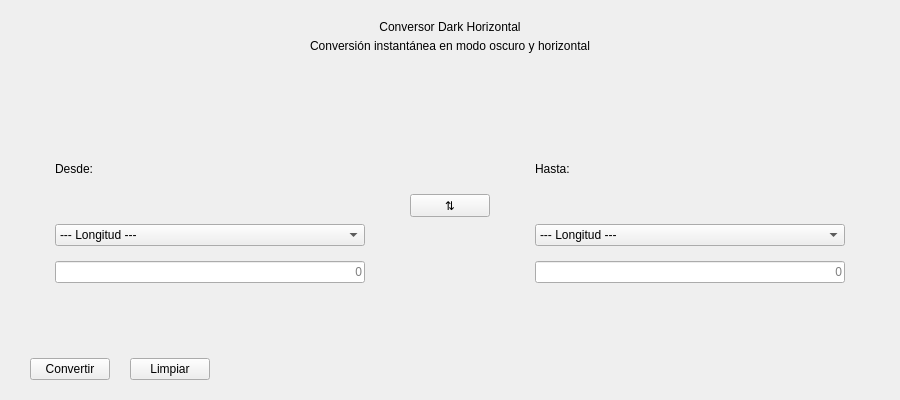
<?xml version="1.0" encoding="UTF-8"?>
<ui version="4.0">
 <class>ConverterHorizontalDarkReady</class>
 <widget class="QWidget" name="ConverterHorizontalDarkReady">
  <property name="geometry">
   <rect>
    <x>0</x>
    <y>0</y>
    <width>900</width>
    <height>400</height>
   </rect>
  </property>
  <property name="minimumSize">
   <size>
    <width>700</width>
    <height>350</height>
   </size>
  </property>
  <property name="windowTitle">
   <string>Conversor Dark - Ready to Use</string>
  </property>
  <property name="styleSheet">
   <string notr="true">/* ===== MODO OSCURO + HORIZONTAL + OPCIONES CARGADAS ===== */

#ConverterHorizontalDarkReady {
    background: qlineargradient(x1:0, y1:0, x2:1, y2:1,
        stop:0 #0f172a, stop:1 #1e293b);
    border-radius: 16px;
}

#headerFrame {
    background: qlineargradient(x1:0, y1:0, x2:1, y2:0,
        stop:0 #1e40af, stop:1 #3b82f6);
    border-radius: 16px 16px 0 0;
    padding: 20px;
}

#titleLabel {
    color: #f8fafc;
    font-size: 28px;
    font-weight: 700;
}

#subtitleLabel {
    color: rgba(248, 250, 252, 0.8);
    font-size: 14px;
}

#contentFrame {
    background: rgba(30, 41, 59, 0.6);
    border: 1px solid rgba(59, 130, 246, 0.2);
    border-radius: 16px;
    margin: 20px;
    
    backdrop-filter: blur(10px);
    box-shadow: 0 8px 32px rgba(0, 0, 0, 0.3);
}

#leftFrame, #rightFrame {
    background: rgba(15, 23, 42, 0.5);
    border: 1px solid rgba(59, 130, 246, 0.3);
    border-radius: 16px;
    padding: 25px;
    
    backdrop-filter: blur(5px);
    box-shadow: 4px 4px 16px rgba(0, 0, 0, 0.3);
}

#inputLineEdit, #outputLineEdit {
    background: transparent;
    color: #f8fafc;
    border: none;
    border-bottom: 2px solid rgba(59, 130, 246, 0.4);
    border-radius: 0px;
    padding: 14px 0px;
    font-size: clamp(20px, 3vw, 32px);
    font-weight: 500;
    
    selection-background-color: #3b82f6;
    selection-color: #ffffff;
}

#inputLineEdit:focus, #outputLineEdit:focus {
    border-bottom-color: #60a5fa;
    box-shadow: 0 2px 12px rgba(96, 165, 250, 0.3);
}

#inputLineEdit::placeholder, #outputLineEdit::placeholder {
    color: #64748b;
    font-style: italic;
}

/* ===== COMBOS CON OPCIONES CARGADAS ===== */
#comboFrom, #comboTo {
    background: rgba(30, 41, 59, 0.8);
    color: #e2e8f0;
    border: 1px solid rgba(59, 130, 246, 0.4);
    border-radius: 12px;
    padding: 12px 16px;
    font-size: 14px;
    font-weight: 500;
    
    box-shadow: 0 2px 8px rgba(0, 0, 0, 0.3);
}

#comboFrom:hover, #comboTo:hover {
    border-color: rgba(96, 165, 250, 0.6);
    box-shadow: 0 4px 12px rgba(96, 165, 250, 0.2);
}

/* ===== ITEMS DEL COMBO (MODO OSCURO) ===== */
#comboFrom::item, #comboTo::item {
    background: #1e293b;
    color: #e2e8f0;
    padding: 8px 12px;
}

#comboFrom::item:selected, #comboTo::item:selected {
    background: #3b82f6;
    color: #ffffff;
}

#comboFrom::item:hover, #comboTo::item:hover {
    background: rgba(59, 130, 246, 0.2);
}

/* ===== BOTÓN SWAPPER ===== */
#btnSwap {
    background: qlineargradient(x1:0, y1:0, x2:1, y2:0,
        stop:0 #10b981, stop:1 #059669);
    color: #ffffff;
    border: none;
    border-radius: 50%;
    width: 56px;
    height: 56px;
    font-size: 24px;
    font-weight: 700;
    
    box-shadow: 0 4px 20px rgba(16, 185, 129, 0.4);
    transition: all 0.3s cubic-bezier(0.4, 0, 0.2, 1);
}

#btnSwap:hover {
    transform: rotate(180deg) scale(1.15);
    box-shadow: 0 6px 25px rgba(16, 185, 129, 0.5);
}

/* ===== BOTONES DE ACCIÓN ===== */
#btnConvert, #btnClear {
    background: qlineargradient(x1:0, y1:0, x2:1, y2:0,
        stop:0 #3b82f6, stop:1 #2563eb);
    color: #ffffff;
    border: none;
    border-radius: 12px;
    padding: 16px 32px;
    font-size: 16px;
    font-weight: 600;
    min-width: 120px;
    
    box-shadow: 0 4px 20px rgba(59, 130, 246, 0.4);
    transition: all 0.3s cubic-bezier(0.4, 0, 0.2, 1);
}

#btnConvert:hover, #btnClear:hover {
    background: qlineargradient(x1:0, y1:0, x2:1, y2:0,
        stop:0 #60a5fa, stop:1 #3b82f6);
    transform: translateY(-3px);
    box-shadow: 0 6px 25px rgba(59, 130, 246, 0.5);
}

/* ===== ETIQUETAS OSCURAS ===== */
#fromLabel, #toLabel {
    color: #94a3b8;
    font-size: 14px;
    font-weight: 600;
    padding-bottom: 8px;
}

/* ===== SCROLLBARS OSCUROS ===== */
QScrollBar:vertical {
    background: transparent;
    width: 8px;
    border-radius: 4px;
}

QScrollBar::handle:vertical {
    background: rgba(96, 165, 250, 0.6);
    border-radius: 4px;
    min-height: 30px;
}

QScrollBar::handle:vertical:hover {
    background: rgba(96, 165, 250, 0.8);
    transform: scale(1.1);
}

/* ===== RESPONSIVE ===== */
@media screen and (max-width: 800px) {
    #inputLineEdit, #outputLineEdit {
        font-size: 24px;
    }
    
    #btnConvert, #btnClear {
        padding: 12px 24px;
        font-size: 14px;
    }
}
</string>
  </property>
  <layout class="QVBoxLayout" name="mainLayout">
   <property name="spacing">
    <number>0</number>
   </property>
   <property name="leftMargin">
    <number>0</number>
   </property>
   <property name="topMargin">
    <number>0</number>
   </property>
   <property name="rightMargin">
    <number>0</number>
   </property>
   <property name="bottomMargin">
    <number>0</number>
   </property>
   <item>
    <widget class="QFrame" name="headerFrame">
     <property name="sizePolicy">
      <sizepolicy hsizetype="Preferred" vsizetype="Preferred">
       <horstretch>0</horstretch>
       <verstretch>0</verstretch>
      </sizepolicy>
     </property>
     <layout class="QVBoxLayout" name="headerLayout">
      <property name="spacing">
       <number>5</number>
      </property>
      <property name="leftMargin">
       <number>30</number>
      </property>
      <property name="topMargin">
       <number>20</number>
      </property>
      <property name="rightMargin">
       <number>30</number>
      </property>
      <property name="bottomMargin">
       <number>20</number>
      </property>
      <item>
       <widget class="QLabel" name="titleLabel">
        <property name="text">
         <string>Conversor Dark Horizontal</string>
        </property>
        <property name="alignment">
         <set>Qt::AlignCenter</set>
        </property>
       </widget>
      </item>
      <item>
       <widget class="QLabel" name="subtitleLabel">
        <property name="text">
         <string>Conversión instantánea en modo oscuro y horizontal</string>
        </property>
        <property name="alignment">
         <set>Qt::AlignCenter</set>
        </property>
       </widget>
      </item>
     </layout>
    </widget>
   </item>
   <item>
    <widget class="QFrame" name="contentFrame">
     <property name="sizePolicy">
      <sizepolicy hsizetype="Preferred" vsizetype="Expanding">
       <horstretch>0</horstretch>
       <verstretch>0</verstretch>
      </sizepolicy>
     </property>
     <layout class="QHBoxLayout" name="horizontalLayout">
      <property name="spacing">
       <number>20</number>
      </property>
      <property name="leftMargin">
       <number>30</number>
      </property>
      <property name="topMargin">
       <number>30</number>
      </property>
      <property name="rightMargin">
       <number>30</number>
      </property>
      <property name="bottomMargin">
       <number>30</number>
      </property>
      <item>
       <widget class="QFrame" name="leftFrame">
        <property name="sizePolicy">
         <sizepolicy hsizetype="Preferred" vsizetype="Preferred">
          <horstretch>1</horstretch>
          <verstretch>0</verstretch>
         </sizepolicy>
        </property>
        <layout class="QVBoxLayout" name="leftLayout">
         <property name="spacing">
          <number>15</number>
         </property>
         <property name="leftMargin">
          <number>25</number>
         </property>
         <property name="topMargin">
          <number>25</number>
         </property>
         <property name="rightMargin">
          <number>25</number>
         </property>
         <property name="bottomMargin">
          <number>25</number>
         </property>
         <item>
          <widget class="QLabel" name="fromLabel">
           <property name="text">
            <string>Desde:</string>
           </property>
          </widget>
         </item>
         <item>
          <widget class="QComboBox" name="comboFrom">
           <property name="sizePolicy">
            <sizepolicy hsizetype="Preferred" vsizetype="Fixed">
             <horstretch>0</horstretch>
             <verstretch>0</verstretch>
            </sizepolicy>
           </property>
           <item>
            <property name="text">
             <string>--- Longitud ---</string>
            </property>
           </item>
           <item>
            <property name="text">
             <string>Metros</string>
            </property>
           </item>
           <item>
            <property name="text">
             <string>Centímetros</string>
            </property>
           </item>
           <item>
            <property name="text">
             <string>Milímetros</string>
            </property>
           </item>
           <item>
            <property name="text">
             <string>Kilómetros</string>
            </property>
           </item>
           <item>
            <property name="text">
             <string>Pies</string>
            </property>
           </item>
           <item>
            <property name="text">
             <string>Pulgadas</string>
            </property>
           </item>
           <item>
            <property name="text">
             <string>--- Masa ---</string>
            </property>
           </item>
           <item>
            <property name="text">
             <string>Kilogramos</string>
            </property>
           </item>
           <item>
            <property name="text">
             <string>Gramos</string>
            </property>
           </item>
           <item>
            <property name="text">
             <string>Miligramos</string>
            </property>
           </item>
           <item>
            <property name="text">
             <string>Libras</string>
            </property>
           </item>
           <item>
            <property name="text">
             <string>Onzas</string>
            </property>
           </item>
           <item>
            <property name="text">
             <string>--- Temperatura ---</string>
            </property>
           </item>
           <item>
            <property name="text">
             <string>Celsius</string>
            </property>
           </item>
           <item>
            <property name="text">
             <string>Fahrenheit</string>
            </property>
           </item>
           <item>
            <property name="text">
             <string>Kelvin</string>
            </property>
           </item>
           <item>
            <property name="text">
             <string>--- Volumen ---</string>
            </property>
           </item>
           <item>
            <property name="text">
             <string>Litros</string>
            </property>
           </item>
           <item>
            <property name="text">
             <string>Mililitros</string>
            </property>
           </item>
           <item>
            <property name="text">
             <string>Galones</string>
            </property>
           </item>
           <item>
            <property name="text">
             <string>Onzas líquidas</string>
            </property>
           </item>
           <item>
            <property name="text">
             <string>--- Velocidad ---</string>
            </property>
           </item>
           <item>
            <property name="text">
             <string>m/s</string>
            </property>
           </item>
           <item>
            <property name="text">
             <string>km/h</string>
            </property>
           </item>
           <item>
            <property name="text">
             <string>mph</string>
            </property>
           </item>
           <item>
            <property name="text">
             <string>Nudos</string>
            </property>
           </item>
           <item>
            <property name="text">
             <string>--- Energía ---</string>
            </property>
           </item>
           <item>
            <property name="text">
             <string>Julios</string>
            </property>
           </item>
           <item>
            <property name="text">
             <string>Calorías</string>
            </property>
           </item>
           <item>
            <property name="text">
             <string>kWh</string>
            </property>
           </item>
           <item>
            <property name="text">
             <string>BTU</string>
            </property>
           </item>
          </widget>
         </item>
         <item>
          <widget class="QLineEdit" name="inputLineEdit">
           <property name="alignment">
            <set>Qt::AlignRight|Qt::AlignTrailing|Qt::AlignVCenter</set>
           </property>
           <property name="placeholderText">
            <string>0</string>
           </property>
          </widget>
         </item>
        </layout>
       </widget>
      </item>
      <item>
       <widget class="QFrame" name="centerFrame">
        <property name="sizePolicy">
         <sizepolicy hsizetype="Minimum" vsizetype="Preferred">
          <horstretch>0</horstretch>
          <verstretch>0</verstretch>
          </sizepolicy>
         </property>
         <layout class="QVBoxLayout" name="centerLayout">
          <property name="spacing">
           <number>0</number>
          </property>
          <property name="leftMargin">
           <number>0</number>
          </property>
          <property name="topMargin">
           <number>40</number>
          </property>
          <property name="rightMargin">
           <number>0</number>
          </property>
          <property name="bottomMargin">
           <number>40</number>
          </property>
          <item>
           <widget class="QPushButton" name="btnSwap">
            <property name="text">
             <string>⇅</string>
            </property>
           </widget>
          </item>
         </layout>
       </widget>
      </item>
      <item>
       <widget class="QFrame" name="rightFrame">
        <property name="sizePolicy">
         <sizepolicy hsizetype="Preferred" vsizetype="Preferred">
          <horstretch>1</horstretch>
          <verstretch>0</verstretch>
         </sizepolicy>
        </property>
        <layout class="QVBoxLayout" name="rightLayout">
         <property name="spacing">
          <number>15</number>
         </property>
         <property name="leftMargin">
          <number>25</number>
          </property>
         <property name="topMargin">
          <number>25</number>
          </property>
         <property name="rightMargin">
          <number>25</number>
          </property>
         <property name="bottomMargin">
          <number>25</number>
          </property>
         <item>
          <widget class="QLabel" name="toLabel">
           <property name="text">
            <string>Hasta:</string>
           </property>
          </widget>
         </item>
         <item>
          <widget class="QComboBox" name="comboTo">
           <property name="sizePolicy">
            <sizepolicy hsizetype="Preferred" vsizetype="Fixed">
             <horstretch>0</horstretch>
             <verstretch>0</verstretch>
            </sizepolicy>
           </property>
           <item>
            <property name="text">
             <string>--- Longitud ---</string>
            </property>
           </item>
           <item>
            <property name="text">
             <string>Centímetros</string>
            </property>
           </item>
           <item>
            <property name="text">
             <string>Milímetros</string>
            </property>
           </item>
           <item>
            <property name="text">
             <string>Kilómetros</string>
            </property>
           </item>
           <item>
            <property name="text">
             <string>Pies</string>
            </property>
           </item>
           <item>
            <property name="text">
             <string>Pulgadas</string>
            </property>
           </item>
           <item>
            <property name="text">
             <string>Metros</string>
            </property>
           </item>
           <item>
            <property name="text">
             <string>--- Masa ---</string>
            </property>
           </item>
           <item>
            <property name="text">
             <string>Gramos</string>
            </property>
           </item>
           <item>
            <property name="text">
             <string>Miligramos</string>
            </property>
           </item>
           <item>
            <property name="text">
             <string>Libras</string>
            </property>
           </item>
           <item>
            <property name="text">
             <string>Onzas</string>
            </property>
           </item>
           <item>
            <property name="text">
             <string>Kilogramos</string>
            </property>
           </item>
           <item>
            <property name="text">
             <string>--- Temperatura ---</string>
            </property>
           </item>
           <item>
            <property name="text">
             <string>Fahrenheit</string>
            </property>
           </item>
           <item>
            <property name="text">
             <string>Kelvin</string>
            </property>
           </item>
           <item>
            <property name="text">
             <string>Celsius</string>
            </property>
           </item>
           <item>
            <property name="text">
             <string>--- Volumen ---</string>
            </property>
           </item>
           <item>
            <property name="text">
             <string>Mililitros</string>
            </property>
           </item>
           <item>
            <property name="text">
             <string>Galones</string>
            </property>
           </item>
           <item>
            <property name="text">
             <string>Onzas líquidas</string>
            </property>
           </item>
           <item>
            <property name="text">
             <string>Litros</string>
            </property>
           </item>
           <item>
            <property name="text">
             <string>--- Velocidad ---</string>
            </property>
           </item>
           <item>
            <property name="text">
             <string>km/h</string>
            </property>
           </item>
           <item>
            <property name="text">
             <string>mph</string>
            </property>
           </item>
           <item>
            <property name="text">
             <string>Nudos</string>
            </property>
           </item>
           <item>
            <property name="text">
             <string>m/s</string>
            </property>
           </item>
           <item>
            <property name="text">
             <string>--- Energía ---</string>
            </property>
           </item>
           <item>
            <property name="text">
             <string>Calorías</string>
            </property>
           </item>
           <item>
            <property name="text">
             <string>kWh</string>
            </property>
           </item>
           <item>
            <property name="text">
             <string>BTU</string>
            </property>
           </item>
           <item>
            <property name="text">
             <string>Julios</string>
            </property>
           </item>
          </widget>
         </item>
         <item>
          <widget class="QLineEdit" name="outputLineEdit">
           <property name="alignment">
            <set>Qt::AlignRight|Qt::AlignTrailing|Qt::AlignVCenter</set>
           </property>
           <property name="readOnly">
            <bool>true</bool>
           </property>
           <property name="placeholderText">
            <string>0</string>
           </property>
          </widget>
         </item>
        </layout>
       </widget>
      </item>
     </layout>
    </widget>
   </item>
   <item>
    <widget class="QFrame" name="actionFrame">
     <property name="sizePolicy">
      <sizepolicy hsizetype="Preferred" vsizetype="Preferred">
       <horstretch>0</horstretch>
       <verstretch>0</verstretch>
      </sizepolicy>
     </property>
     <layout class="QHBoxLayout" name="actionLayout">
      <property name="spacing">
       <number>20</number>
      </property>
      <property name="leftMargin">
       <number>30</number>
      </property>
      <property name="topMargin">
       <number>20</number>
      </property>
      <property name="rightMargin">
       <number>30</number>
      </property>
      <property name="bottomMargin">
       <number>20</number>
      </property>
      <item>
       <widget class="QPushButton" name="btnConvert">
        <property name="text">
         <string>Convertir</string>
        </property>
       </widget>
      </item>
      <item>
       <widget class="QPushButton" name="btnClear">
        <property name="text">
         <string>Limpiar</string>
        </property>
       </widget>
      </item>
      <item>
       <spacer name="horizontalSpacer">
        <property name="orientation">
         <enum>Qt::Horizontal</enum>
        </property>
        <property name="sizeHint" stdset="0">
         <size>
          <width>40</width>
          <height>20</height>
         </size>
        </property>
       </spacer>
      </item>
     </layout>
    </widget>
   </item>
  </layout>
 </widget>
 <resources/>
 <connections/>
</ui>
